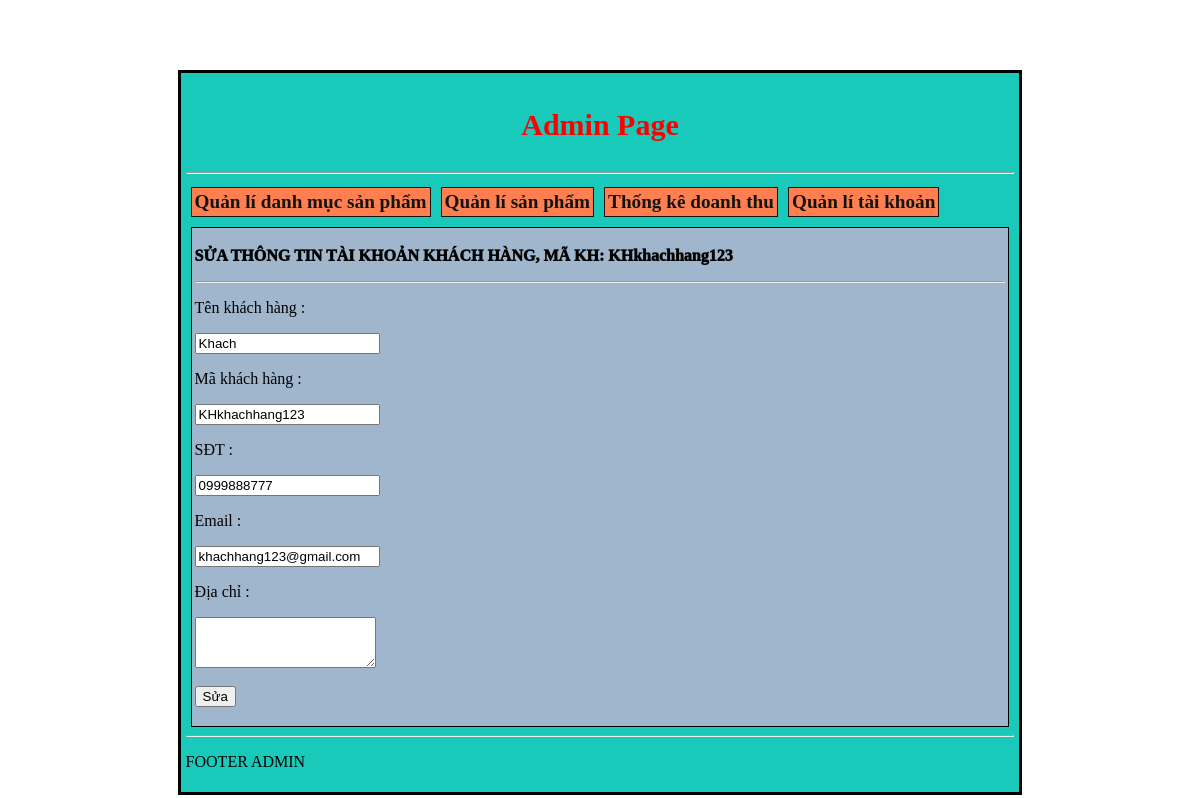
The app's page /admincp/index.php?action=suataikhoan&makh=KHkhachhang123 with its own data.
### tables this page shows
CREATE TABLE `khach_hang` (
  `MaKH` varchar(255) NOT NULL,
  `TenKH` varchar(255) NOT NULL,
  `SĐT` varchar(10) NOT NULL,
  `Email` varchar(255) NOT NULL,
  `DiaChi` varchar(255) NOT NULL,
  `Username` varchar(255) NOT NULL,
  `Password` varchar(255) NOT NULL
);

### admincp/modules/quanlitaikhoan/suataikhoan.php (the view, shortened to what this page needs)
<?php
    $sua_taikhoan = "SELECT * FROM khach_hang WHERE MaKH='$_GET[makh]' LIMIT 1";
    $sua_result = mysqli_query($mysqli, $sua_taikhoan);
?>
<div class="themsp">
    <p class="themdanhmuc">SỬA THÔNG TIN TÀI KHOẢN KHÁCH HÀNG, MÃ KH: <?php $row = mysqli_fetch_array($sua_result); echo $row['MaKH'];  ?></p><hr>
    <form action="modules/quanlitaikhoan/xuli.php" method="POST" >
        <p>Tên khách hàng :</p>
        <input type="text" name="tenkh" value=<?php echo $row['TenKH'];  ?>>
        <p>Mã khách hàng :</p>
        <input type="text" name="makh" value=<?php echo $row['MaKH'];  ?>>
        <p>SĐT :</p>
        <input type="text" name="sdt" value=<?php echo $row['SĐT'];  ?>>
        <p>Email :</p>
        <input type="email" name="email" value=<?php echo $row['Email'];  ?>>
        <p>Địa chỉ :</p>
        <textarea id="address" name="diachi" rows="3" required></textarea>
        <br><br>
        <input type="submit" name="suataikhoan" value="Sửa">
    </form>
</div>

### admincp/css/style.css (style rules this page uses)
body { background-image: url('../../Frontend/images/dang.jpg'); }
.themsp { border: 1px solid black; margin: 5px; padding: 3px; background-color: rgb(159, 182, 204); }
.themdanhmuc { font-weight: 1000; }

### records on screen
khach_hang: MaKH "KHkhachhang123", makh "KHkhachhang123", sdt "0999888777", email "khachhang123@gmail.com"
